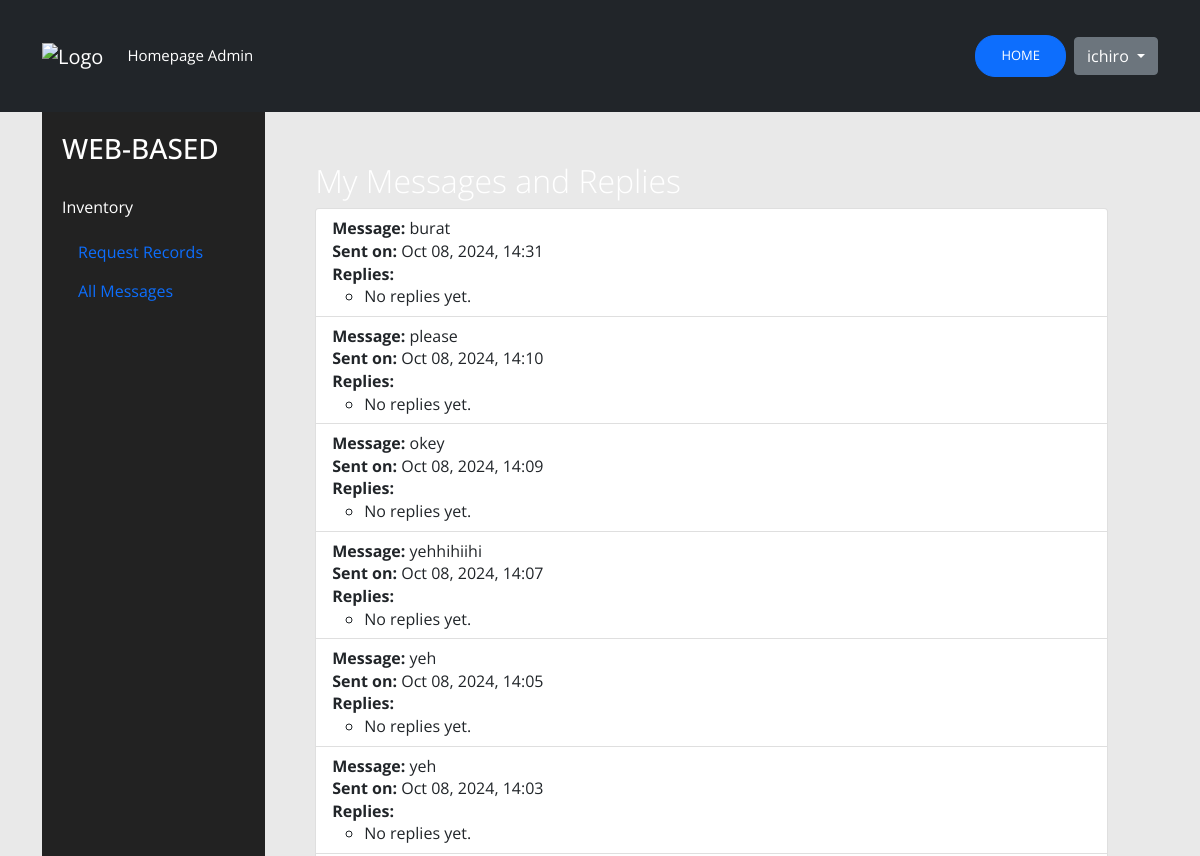
Before: /contact/my_replies/ (signed in, upper part) with the older database file.
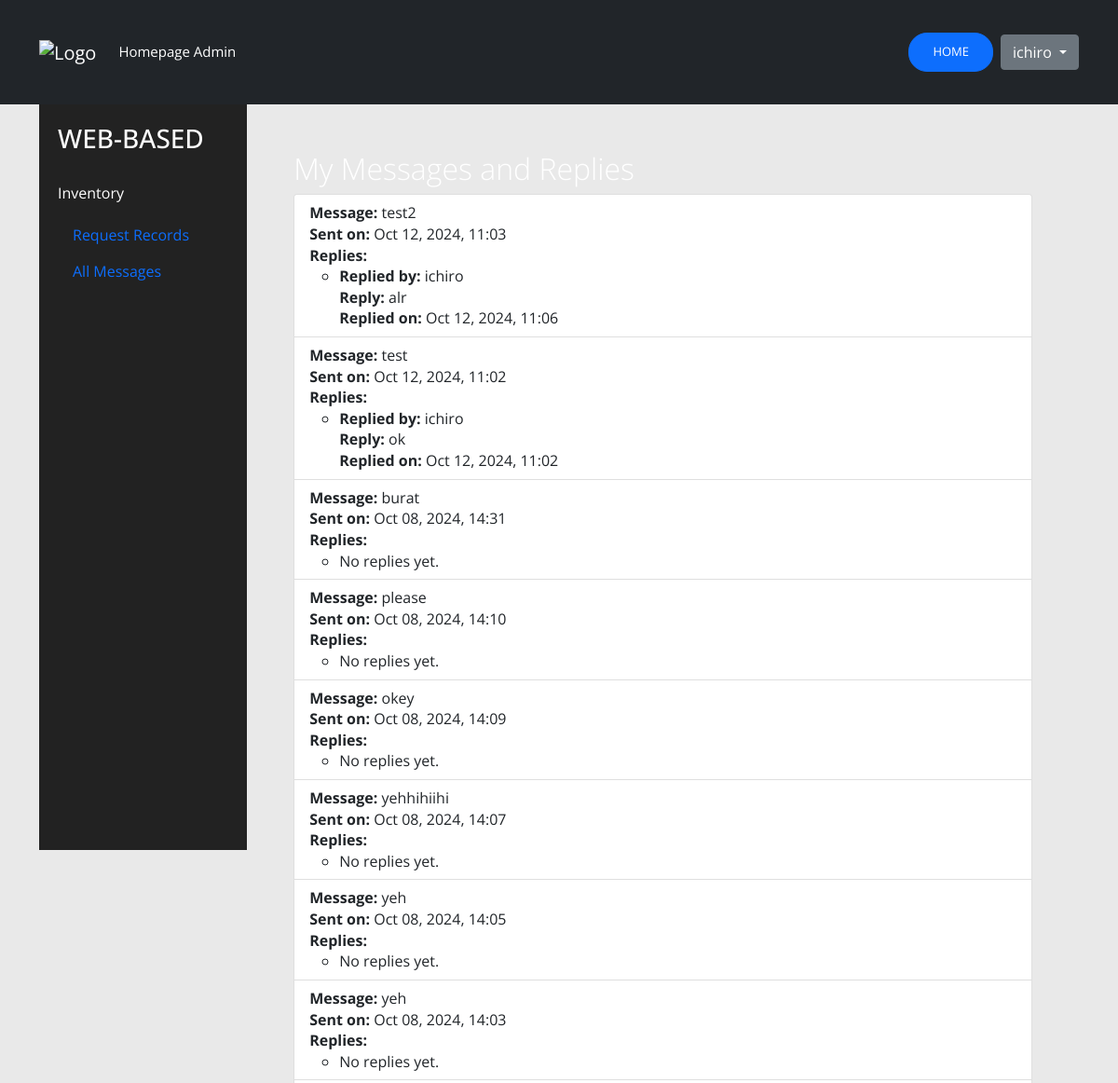
After: the same page with the newer database file.
### contact/models.py (models this page shows, shortened)
class Message(models.Model):
    user = models.ForeignKey(User, on_delete=models.CASCADE)  # Automatically assigned
    content = models.TextField()
    created_at = models.DateTimeField(auto_now_add=True)

class Reply(models.Model):
    message = models.ForeignKey(Message, related_name='replies', on_delete=models.CASCADE)  # Link to a specific message
    user = models.ForeignKey(User, on_delete=models.CASCADE)  # User who replied
    content = models.TextField()
    created_at = models.DateTimeField(auto_now_add=True)

### contact/views.py (the view)
# urls.py: path('my_replies/', my_replies, name='replies'),  # Add this line
@login_required
def my_replies(request):
    messages = Message.objects.filter(user=request.user).order_by('-created_at')  # Order by created_at
    message_replies = {message: Reply.objects.filter(message=message).order_by('-created_at') for message in messages}
    return render(request, 'users/replies.html', {'message_replies': message_replies})

### templates/users/replies.html
{% extends 'users/base.html' %}
{% load crispy_forms_tags %}
{% load static %}
{% block content %}
<link rel="stylesheet" href="{% static 'css/main.css' %}">
<div class="container" style="display: flex;">
    <div class="side-nav" style="background-color: #222; width: 20%; height: 100vh; padding: 20px; color: white;">
        <h3 style="color: white; margin-bottom: 30px;">WEB-BASED</h3>
        <a href="{% url 'inventory' %}" style="display: block; color: white; margin-bottom: 15px;">Inventory</a>
        {% if user.is_superuser %}
        <a class="nav-link active cool-font" aria-current="page" href="{% url 'admin_page' %}">Request Records</a>
        <a class="nav-link active cool-font" aria-current="page" href="{% url 'all_messages' %}">All Messages</a>
        {% endif %}
    </div>
    <div class="main-content" style="width: 80%; padding: 50px;">
        <h2>My Messages and Replies</h2>
        {% if message_replies %}
            <ul class="list-group">
                {% for message, replies in message_replies.items %}
                <li class="list-group-item">
                    <strong>Message:</strong> {{ message.content }}<br>
                    <strong>Sent on:</strong> {{ message.created_at|date:"M d, Y, H:i" }}<br>
                    <strong>Replies:</strong>
                    <ul>
                        {% for reply in replies %}
                        <li>
                            <strong>Replied by:</strong> {{ reply.user.username }}<br>
                            <strong>Reply:</strong> {{ reply.content }}<br>
                            <strong>Replied on:</strong> {{ reply.created_at|date:"M d, Y, H:i" }}<br>
                        </li>
                        {% empty %}
                        <li>No replies yet.</li>
                        {% endfor %}
                    </ul>
                </li>
                {% endfor %}
            </ul>
        {% else %}
            <p>No messages found.</p>
        {% endif %}
    </div>
</div>
{% endblock %}

Changed rows visible on the page:
added Message: content "test2", created_at "Oct 12, 2024, 11:03"
added Reply: user.username "ichiro", content "alr", created_at "Oct 12, 2024, 11:06", shown under "test2"
added Message: content "test", created_at "Oct 12, 2024, 11:02"
added Reply: user.username "ichiro", content "ok", created_at "Oct 12, 2024, 11:02", shown under "test"
